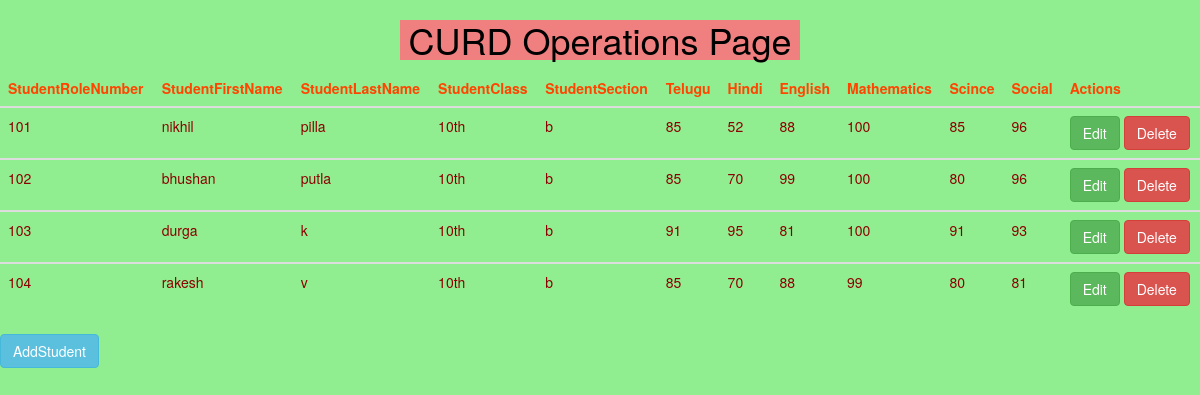
The page / on the database its author committed.
### studentdataapp/models.py (models this page shows)
class studentdata(models.Model):
    student_roll_number=models.IntegerField(unique=True)
    student_first_name=models.CharField(max_length=100)
    student_last_name=models.CharField(max_length=100)
    student_class=models.CharField(max_length=100)
    student_section=models.CharField(max_length=100)
    telugu_marks=models.IntegerField()
    hindi_marks = models.IntegerField()
    english_marks = models.IntegerField()
    mathematics_marks = models.IntegerField()
    scince_marks = models.IntegerField()
    social_marks = models.IntegerField()

### studentdataapp/views.py (the view)
# urls.py: path('',views.home_page),
def home_page(request):
    students=studentdata.objects.all()
    return render(request,'studentdataapp/homepage.html',{'students':students})

### templates/studentdataapp/homepage.html (shortened to what this page needs)
{% extends 'studentdataapp/base.html' %}
{% block content %}
{% if students %}
<div class="jembotron">
<center>
<h1>CURD Operations Page</h1>
</center>
</div>
<table class="table ">
<thead>
<tr>
    <th>StudentRoleNumber</th>
    <th>StudentFirstName</th>
    <th>StudentLastName</th>
    <th>StudentClass</th>
    <th>StudentSection</th>
    <th>Telugu</th>
    <th>Hindi</th>
    <th>English</th>
    <th>Mathematics</th>
    <th>Scince</th>
    <th>Social</th>
    <th>Actions</th>
</tr>
</thead>
   {% for i in students %}
    <tbody>
    <tr>
        <td>{{ i.student_roll_number }}</td>
        <td>{{ i.student_first_name }}</td>
        <td>{{ i.student_last_name }}</td>
        <td>{{ i.student_class }}</td>
        <td>{{ i.student_section }}</td>
        <td>{{ i.telugu_marks }}</td>
        <td>{{ i.hindi_marks }}</td>
        <td>{{ i.english_marks }}</td>
        <td>{{ i.mathematics_marks }}</td>
        <td>{{ i.scince_marks }}</td>
        <td>{{ i.social_marks }}</td>
        <td>
            <a href="/edit/{{ i.id }}" class="btn btn-success">Edit</a>
             <a  href="/delete/{{ i.id }}" class="btn btn-danger">Delete</a>
        </td>
    </tr>
    </tbody>
   {% endfor %}
</table>
<a href="addstudent" class="btn btn-info">AddStudent</a>
{% endif%}
{% endblock %}

### templates/studentdataapp/base.html (shortened to what this page needs)
<!DOCTYPE html>
<html lang="en">
<head>
    <link rel="stylesheet" href="https://maxcdn.bootstrapcdn.com/bootstrap/3.4.1/css/bootstrap.min.css">
</head>
<body>
{% block content %}
{% endblock %}
</body>
</html>

### templates/studentdataapp/base.html (style rules this page uses)
body { background-color: lightgreen; }

### templates/studentdataapp/homepage.html (style rules this page uses)
.jembotron { color: black;background-color: lightcoral;margin-left: 400px; margin-right: 400px; }
th { color: orangered }
td { color: darkred }

### rows shown on the page
studentdata: student_roll_number "101", student_first_name "nikhil", student_last_name "pilla", student_class "10th", student_section "b", telugu_marks "85", hindi_marks "52", english_marks "88", mathematics_marks "100", scince_marks "85", social_marks "96"
studentdata: student_roll_number "102", student_first_name "bhushan", student_last_name "putla", student_class "10th", student_section "b", telugu_marks "85", hindi_marks "70", english_marks "99", mathematics_marks "100", scince_marks "80", social_marks "96"
studentdata: student_roll_number "103", student_first_name "durga", student_last_name "k", student_class "10th", student_section "b", telugu_marks "91", hindi_marks "95", english_marks "81", mathematics_marks "100", scince_marks "91", social_marks "93"
studentdata: student_roll_number "104", student_first_name "rakesh", student_last_name "v", student_class "10th", student_section "b", telugu_marks "85", hindi_marks "70", english_marks "88", mathematics_marks "99", scince_marks "80", social_marks "81"
